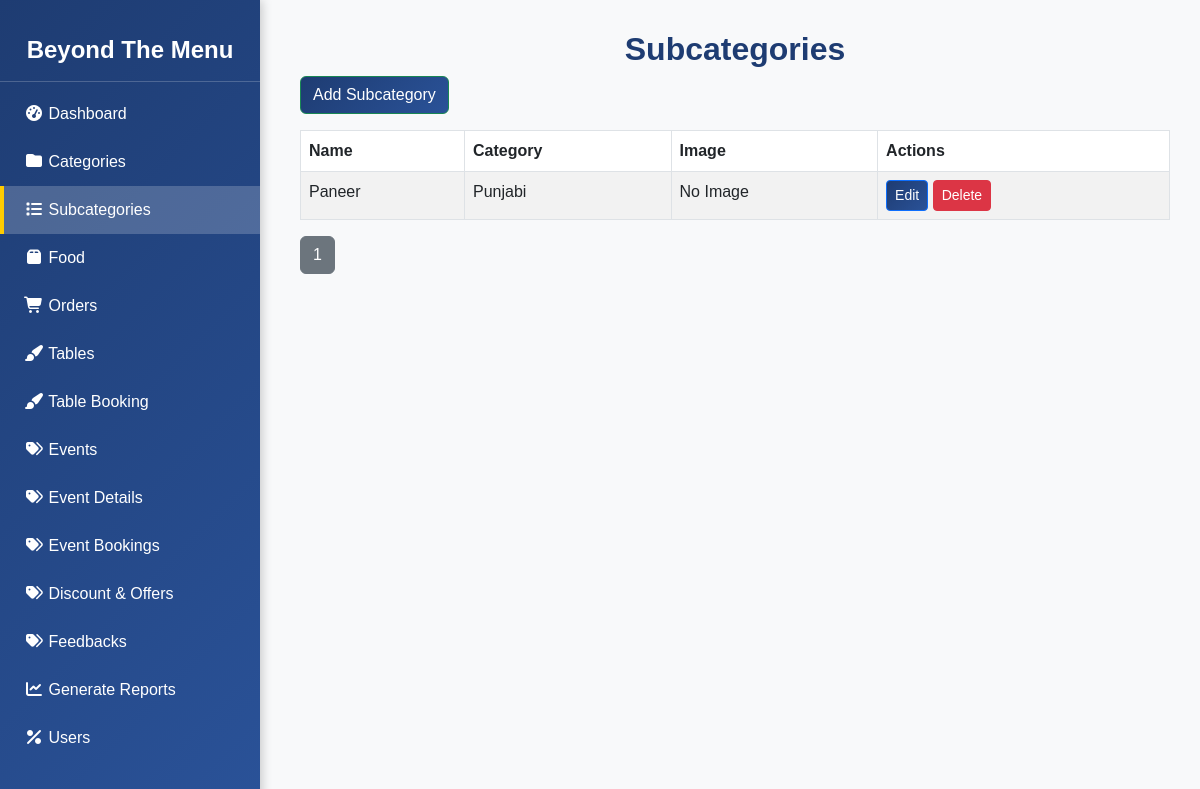
The page /adminhome/subcategories/ (signed in) on the database its author committed.
### home/models.py (models this page shows, shortened)
class Subcategory(models.Model):
    name = models.CharField(max_length=255)
    category = models.ForeignKey(Category, on_delete=models.CASCADE, related_name="subcategories")
    image = models.ImageField(upload_to='subcategory_images/', blank=True, null=True)  # Added image field

class Category(models.Model):
    name = models.CharField(max_length=255, unique=True)
    image = models.ImageField(upload_to='category_images/', blank=True, null=True)  # Added image field

### admin_panel/views.py (the view)
# urls.py: path('subcategories/', views.manage_subcategories, name='manage_subcategories'),
@login_required
def manage_subcategories(request):
    subcategories = Subcategory.objects.all()
    paginator = Paginator(subcategories, 10)  # Show 10 subcategories per page
    page_number = request.GET.get('page')
    page_obj = paginator.get_page(page_number)
    return render(request, 'admin/manage_subcategories.html', {'page_obj': page_obj})

### home/context_processors.py (called while the page is built)
def cart_count(request):
    if request.user.is_authenticated:
        count = Cart.objects.filter(user=request.user).aggregate(total_items=Sum('quantity'))['total_items'] or 0
    else:
        count = 0
    return {"cart_count":count}

### templates/admin/manage_subcategories.html (shortened to what this page needs)
{% extends "admin/base_admin.html" %}
{% block content %}
<h1 style="text-align:center">Subcategories</h1>
    <a href="{% url 'add_subcategory' %}" class="btn btn-success mb-3" style="background: linear-gradient(135deg, #1e3c72, #2a5298);">Add Subcategory</a>
    <table class="table table-striped table-bordered">
        <thead>
            <tr>
                <th>Name</th>
                <th>Category</th>
                <th>Image</th>
                <th>Actions</th>
            </tr>
        </thead>
        <tbody>
            {% for subcategory in page_obj %}
            <tr>
                <td>{{ subcategory.name }}</td>
                <td>{{ subcategory.category.name }}</td>
                <td>
                    {% if subcategory.image %}
                    <img src="{{ subcategory.image.url }}" alt="Subcategory Image" style="width: 50px; height: 50px; object-fit: cover;">
                    {% else %}
                    No Image
                    {% endif %}
                </td>
                <td>
                    <a href="{% url 'update_subcategory' subcategory.id %}" class="btn btn-primary btn-sm" style="background: linear-gradient(135deg, #1e3c72, #2a5298);">Edit</a>
                    <button onclick="confirmDelete(event, {{ subcategory.id }})" class="btn btn-danger btn-sm">Delete</button>
                </td>
            </tr>
            {% endfor %}
        </tbody>
    </table>
    <div class="pagination">
        {% for num in page_obj.paginator.page_range %}
            <a href="?page={{ num }}" class="btn {% if page_obj.number == num %}btn-secondary{% else %}btn-outline-secondary{% endif %}">
                {{ num }}
            </a>
        {% endfor %}
    </div>
{% endblock %}

### templates/admin/base_admin.html (style rules this page uses)
body { font-family: "Poppins", sans-serif; background-color: #f8f9fa; color: #333; }
h1 { font-size: 2rem; font-weight: 700; color: #1e3c72; }

### rows shown on the page
Subcategory: name "Paneer", category.name "Punjabi", shows "No Image"

### other values the page prints
{{ num }} "1"
